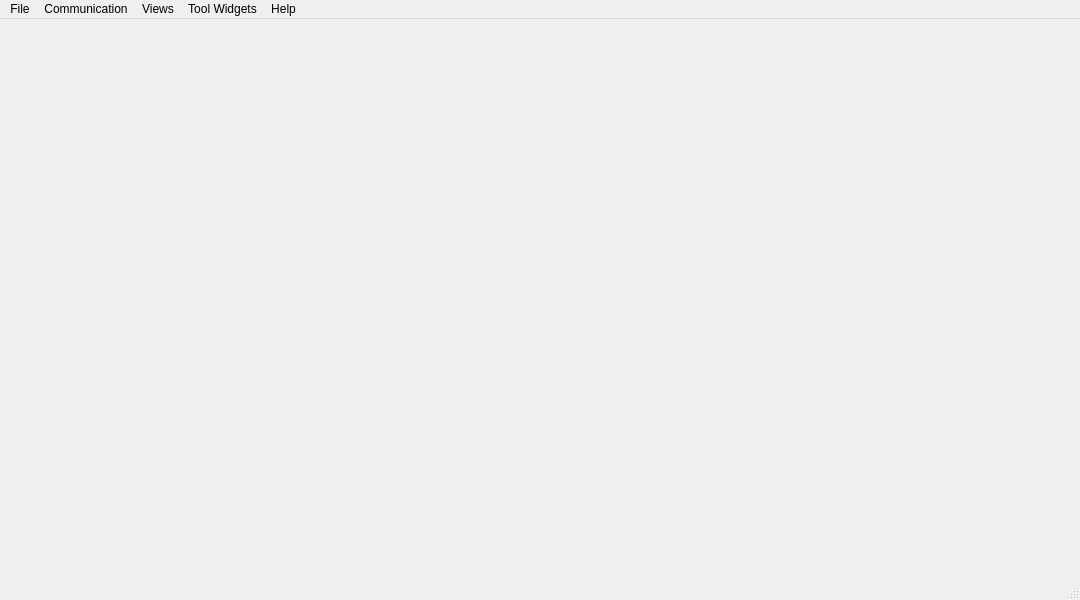
<?xml version="1.0" encoding="UTF-8"?>
<ui version="4.0">
 <class>MainWindow</class>
 <widget class="QMainWindow" name="MainWindow">
  <property name="geometry">
   <rect>
    <x>0</x>
    <y>0</y>
    <width>1080</width>
    <height>600</height>
   </rect>
  </property>
  <property name="minimumSize">
   <size>
    <width>1020</width>
    <height>576</height>
   </size>
  </property>
  <property name="baseSize">
   <size>
    <width>1100</width>
    <height>800</height>
   </size>
  </property>
  <property name="mouseTracking">
   <bool>false</bool>
  </property>
  <property name="windowTitle">
   <string>MGMainWindow</string>
  </property>
  <property name="styleSheet">
   <string notr="true"/>
  </property>
  <widget class="QWidget" name="centralWidget">
   <property name="sizePolicy">
    <sizepolicy hsizetype="MinimumExpanding" vsizetype="MinimumExpanding">
     <horstretch>0</horstretch>
     <verstretch>0</verstretch>
    </sizepolicy>
   </property>
   <property name="minimumSize">
    <size>
     <width>200</width>
     <height>150</height>
    </size>
   </property>
  </widget>
  <widget class="QMenuBar" name="menuBar">
   <property name="geometry">
    <rect>
     <x>0</x>
     <y>0</y>
     <width>1080</width>
     <height>25</height>
    </rect>
   </property>
   <widget class="QMenu" name="menuMGround">
    <property name="title">
     <string>File</string>
    </property>
    <widget class="QMenu" name="menuPreferences">
     <property name="title">
      <string>Display</string>
     </property>
     <addaction name="actionSelectStylesheet"/>
     <addaction name="actionReloadStylesheet"/>
    </widget>
    <addaction name="actionJoystick_Settings"/>
    <addaction name="actionSimulate"/>
    <addaction name="separator"/>
    <addaction name="actionMuteAudioOutput"/>
    <addaction name="actionJoystickSettings"/>
    <addaction name="menuPreferences"/>
    <addaction name="actionAdvanced_Mode"/>
    <addaction name="separator"/>
    <addaction name="actionExit"/>
   </widget>
   <widget class="QMenu" name="menuNetwork">
    <property name="title">
     <string>Communication</string>
    </property>
    <widget class="QMenu" name="menuAdd_Link">
     <property name="title">
      <string>Add Link</string>
     </property>
     <addaction name="actionSerial"/>
     <addaction name="actionTCP"/>
     <addaction name="actionUDP"/>
     <addaction name="actionUDPClient"/>
    </widget>
    <addaction name="menuAdd_Link"/>
    <addaction name="separator"/>
   </widget>
   <widget class="QMenu" name="menuTools">
    <property name="enabled">
     <bool>true</bool>
    </property>
    <property name="title">
     <string>Tool Widgets</string>
    </property>
    <addaction name="actionNewCustomWidget"/>
    <addaction name="actionLoadCustomWidgetFile"/>
    <addaction name="separator"/>
    <addaction name="actionTerminalConsole"/>
   </widget>
   <widget class="QMenu" name="menuHelp">
    <property name="title">
     <string>Help</string>
    </property>
    <addaction name="actionOnline_Documentation"/>
    <addaction name="actionProject_Roadmap_2"/>
    <addaction name="actionDeveloper_Credits"/>
    <addaction name="actionDebug_Console"/>
    <addaction name="actionCheck_For_Updates"/>
    <addaction name="separator"/>
    <addaction name="actionDonate"/>
    <addaction name="separator"/>
    <addaction name="actionAbout_APM_Planner_2_0"/>
   </widget>
   <widget class="QMenu" name="menuPerspectives">
    <property name="title">
     <string>Views</string>
    </property>
    <addaction name="actionFlightView"/>
    <addaction name="actionMissionView"/>
    <addaction name="actionHardwareConfig"/>
    <addaction name="actionSoftwareConfig"/>
    <addaction name="actionTerminalView"/>
    <addaction name="actionEngineersView"/>
    <addaction name="actionSimulationView"/>
    <addaction name="separator"/>
    <addaction name="actionFirmwareUpdateView"/>
    <addaction name="actionMavlinkView"/>
    <addaction name="actionUnconnectedView"/>
    <addaction name="separator"/>
    <addaction name="actionFullscreen"/>
    <addaction name="actionNormal"/>
   </widget>
   <addaction name="menuMGround"/>
   <addaction name="menuNetwork"/>
   <addaction name="menuPerspectives"/>
   <addaction name="menuTools"/>
   <addaction name="menuHelp"/>
  </widget>
  <widget class="QStatusBar" name="statusBar"/>
  <action name="actionExit">
   <property name="icon">
    <iconset resource="../../qgroundcontrol.qrc">
     <normaloff>:/files/images/actions/system-log-out.svg</normaloff>:/files/images/actions/system-log-out.svg</iconset>
   </property>
   <property name="text">
    <string>Exit</string>
   </property>
   <property name="shortcut">
    <string>Ctrl+Q</string>
   </property>
  </action>
  <action name="actionLiftoff">
   <property name="enabled">
    <bool>true</bool>
   </property>
   <property name="icon">
    <iconset resource="../../qgroundcontrol.qrc">
     <normaloff>:/files/images/control/launch.svg</normaloff>
     <normalon>:/files/images/control/launch.svg</normalon>:/files/images/control/launch.svg</iconset>
   </property>
   <property name="text">
    <string>Liftoff</string>
   </property>
  </action>
  <action name="actionLand">
   <property name="icon">
    <iconset resource="../../qgroundcontrol.qrc">
     <normaloff>:/files/images/control/land.svg</normaloff>:/files/images/control/land.svg</iconset>
   </property>
   <property name="text">
    <string>Land</string>
   </property>
  </action>
  <action name="actionEmergency_Land">
   <property name="icon">
    <iconset resource="../../qgroundcontrol.qrc">
     <normaloff>:/files/images/actions/process-stop.svg</normaloff>:/files/images/actions/process-stop.svg</iconset>
   </property>
   <property name="text">
    <string>Emergency Land</string>
   </property>
   <property name="shortcut">
    <string>Ctrl+E</string>
   </property>
  </action>
  <action name="actionEmergency_Kill">
   <property name="icon">
    <iconset resource="../../qgroundcontrol.qrc">
     <normaloff>:/files/images/actions/process-stop.svg</normaloff>:/files/images/actions/process-stop.svg</iconset>
   </property>
   <property name="text">
    <string>Kill UAS</string>
   </property>
   <property name="shortcut">
    <string>Ctrl+K</string>
   </property>
  </action>
  <action name="actionConfiguration">
   <property name="icon">
    <iconset resource="../../qgroundcontrol.qrc">
     <normaloff>:/files/images/categories/applications-system.svg</normaloff>:/files/images/categories/applications-system.svg</iconset>
   </property>
   <property name="text">
    <string>Preferences</string>
   </property>
   <property name="toolTip">
    <string>Open UAS Preferences</string>
   </property>
  </action>
  <action name="actionJoystickSettings">
   <property name="icon">
    <iconset resource="../../qgroundcontrol.qrc">
     <normaloff>:/files/images/devices/input-gaming.svg</normaloff>:/files/images/devices/input-gaming.svg</iconset>
   </property>
   <property name="text">
    <string>Joystick</string>
   </property>
   <property name="visible">
    <bool>true</bool>
   </property>
  </action>
  <action name="actionSimulate">
   <property name="checkable">
    <bool>true</bool>
   </property>
   <property name="icon">
    <iconset resource="../../qgroundcontrol.qrc">
     <normaloff>:/files/images/control/launch.svg</normaloff>:/files/images/control/launch.svg</iconset>
   </property>
   <property name="text">
    <string>Simulate</string>
   </property>
   <property name="toolTip">
    <string>Simulate one vehicle to test and evaluate this application</string>
   </property>
  </action>
  <action name="actionShow_Slugs_View">
   <property name="icon">
    <iconset resource="../../qgroundcontrol.qrc">
     <normaloff>:/files/images/contrib/slugs.png</normaloff>:/files/images/contrib/slugs.png</iconset>
   </property>
   <property name="text">
    <string>Show Slugs View</string>
   </property>
  </action>
  <action name="actionJoystick_Settings">
   <property name="icon">
    <iconset resource="../../qgroundcontrol.qrc">
     <normaloff>:/files/images/devices/input-gaming.svg</normaloff>:/files/images/devices/input-gaming.svg</iconset>
   </property>
   <property name="text">
    <string>Joystick Settings</string>
   </property>
   <property name="visible">
    <bool>false</bool>
   </property>
  </action>
  <action name="actionOnline_Documentation">
   <property name="icon">
    <iconset resource="../../qgroundcontrol.qrc">
     <normaloff>:/files/images/apps/utilities-system-monitor.svg</normaloff>:/files/images/apps/utilities-system-monitor.svg</iconset>
   </property>
   <property name="text">
    <string>Online Documentation</string>
   </property>
  </action>
  <action name="actionProject_Roadmap_2">
   <property name="icon">
    <iconset resource="../../qgroundcontrol.qrc">
     <normaloff>:/files/images/status/software-update-available.svg</normaloff>:/files/images/status/software-update-available.svg</iconset>
   </property>
   <property name="text">
    <string>Project Roadmap</string>
   </property>
  </action>
  <action name="actionDeveloper_Credits">
   <property name="icon">
    <iconset resource="../../qgroundcontrol.qrc">
     <normaloff>:/files/images/categories/preferences-system.svg</normaloff>:/files/images/categories/preferences-system.svg</iconset>
   </property>
   <property name="text">
    <string>Developer Credits</string>
   </property>
  </action>
  <action name="actionMissionView">
   <property name="checkable">
    <bool>true</bool>
   </property>
   <property name="icon">
    <iconset resource="../../qgroundcontrol.qrc">
     <normaloff>:/files/images/categories/applications-internet.svg</normaloff>:/files/images/categories/applications-internet.svg</iconset>
   </property>
   <property name="text">
    <string>Flight Plan</string>
   </property>
   <property name="shortcut">
    <string>Ctrl+2</string>
   </property>
  </action>
  <action name="actionEngineersView">
   <property name="checkable">
    <bool>true</bool>
   </property>
   <property name="icon">
    <iconset resource="../../qgroundcontrol.qrc">
     <normaloff>:/files/images/apps/utilities-system-monitor.svg</normaloff>:/files/images/apps/utilities-system-monitor.svg</iconset>
   </property>
   <property name="text">
    <string>Plot</string>
   </property>
   <property name="shortcut">
    <string>Ctrl+6</string>
   </property>
  </action>
  <action name="actionMavlinkView">
   <property name="checkable">
    <bool>true</bool>
   </property>
   <property name="icon">
    <iconset resource="../../qgroundcontrol.qrc">
     <normaloff>:/files/images/devices/network-wired.svg</normaloff>:/files/images/devices/network-wired.svg</iconset>
   </property>
   <property name="text">
    <string>Mavlink</string>
   </property>
   <property name="shortcut">
    <string>Meta+M</string>
   </property>
  </action>
  <action name="actionSelectStylesheet">
   <property name="icon">
    <iconset resource="../../qgroundcontrol.qrc">
     <normaloff>:/files/images/categories/applications-internet.svg</normaloff>:/files/images/categories/applications-internet.svg</iconset>
   </property>
   <property name="text">
    <string>Select Stylesheet</string>
   </property>
  </action>
  <action name="actionFlightView">
   <property name="checkable">
    <bool>true</bool>
   </property>
   <property name="icon">
    <iconset resource="../../qgroundcontrol.qrc">
     <normaloff>:/files/images/status/network-wireless-encrypted.svg</normaloff>:/files/images/status/network-wireless-encrypted.svg</iconset>
   </property>
   <property name="text">
    <string>Flight Data</string>
   </property>
   <property name="shortcut">
    <string>Ctrl+1</string>
   </property>
  </action>
  <action name="actionNewCustomWidget">
   <property name="icon">
    <iconset resource="../../qgroundcontrol.qrc">
     <normaloff>:/files/images/apps/utilities-system-monitor.svg</normaloff>:/files/images/apps/utilities-system-monitor.svg</iconset>
   </property>
   <property name="text">
    <string>New Custom Widget</string>
   </property>
  </action>
  <action name="actionMuteAudioOutput">
   <property name="checkable">
    <bool>true</bool>
   </property>
   <property name="icon">
    <iconset resource="../../qgroundcontrol.qrc">
     <normaloff>:/files/images/status/audio-volume-high.svg</normaloff>
     <normalon>:/files/images/status/audio-volume-muted.svg</normalon>
     <activeon>:/files/images/status/audio-volume-muted.svg</activeon>
     <selectedoff>:/files/images/status/audio-volume-high.svg</selectedoff>
     <selectedon>:/files/images/status/audio-volume-muted.svg</selectedon>:/files/images/status/audio-volume-high.svg</iconset>
   </property>
   <property name="text">
    <string>Mute Audio Output</string>
   </property>
  </action>
  <action name="actionUnconnectedView">
   <property name="checkable">
    <bool>true</bool>
   </property>
   <property name="icon">
    <iconset resource="../../qgroundcontrol.qrc">
     <normaloff>:/files/images/devices/network-wireless.svg</normaloff>:/files/images/devices/network-wireless.svg</iconset>
   </property>
   <property name="text">
    <string>Unconnected</string>
   </property>
   <property name="shortcut">
    <string>Meta+U</string>
   </property>
  </action>
  <action name="actionShutdownMAV">
   <property name="icon">
    <iconset resource="../../qgroundcontrol.qrc">
     <normaloff>:/files/images/actions/system-log-out.svg</normaloff>:/files/images/actions/system-log-out.svg</iconset>
   </property>
   <property name="text">
    <string>Shutdown MAV</string>
   </property>
   <property name="toolTip">
    <string>Shutdown the onboard computer - works not during flight</string>
   </property>
   <property name="statusTip">
    <string>Shutdown the onboard computer - works not during flight</string>
   </property>
  </action>
  <action name="actionReloadStylesheet">
   <property name="text">
    <string>Reload Stylesheet</string>
   </property>
   <property name="shortcut">
    <string>Meta+R</string>
   </property>
  </action>
  <action name="actionSettings">
   <property name="text">
    <string>Settings</string>
   </property>
  </action>
  <action name="actionFullscreen">
   <property name="text">
    <string>Fullscreen</string>
   </property>
   <property name="shortcut">
    <string>Meta+Return</string>
   </property>
  </action>
  <action name="actionNormal">
   <property name="text">
    <string>Normal</string>
   </property>
  </action>
  <action name="actionLoadCustomWidgetFile">
   <property name="icon">
    <iconset resource="../../qgroundcontrol.qrc">
     <normaloff>:/files/images/status/folder-drag-accept.svg</normaloff>:/files/images/status/folder-drag-accept.svg</iconset>
   </property>
   <property name="text">
    <string>Load Custom Widget File</string>
   </property>
  </action>
  <action name="actionFirmwareUpdateView">
   <property name="icon">
    <iconset resource="../../qgroundcontrol.qrc">
     <normaloff>:/files/images/status/software-update-available.svg</normaloff>:/files/images/status/software-update-available.svg</iconset>
   </property>
   <property name="text">
    <string>Firmware Update</string>
   </property>
   <property name="toolTip">
    <string>Update the firmware of one of the connected autopilots</string>
   </property>
  </action>
  <action name="actionSimulation_View">
   <property name="checkable">
    <bool>true</bool>
   </property>
   <property name="icon">
    <iconset resource="../../qgroundcontrol.qrc">
     <normaloff>:/files/images/control/launch.svg</normaloff>:/files/images/control/launch.svg</iconset>
   </property>
   <property name="text">
    <string>Simulation</string>
   </property>
   <property name="toolTip">
    <string>Open the simulation view</string>
   </property>
  </action>
  <action name="actionHardwareConfig">
   <property name="checkable">
    <bool>true</bool>
   </property>
   <property name="icon">
    <iconset resource="../../qgroundcontrol.qrc">
     <normaloff>:/files/images/categories/preferences-system.svg</normaloff>:/files/images/categories/preferences-system.svg</iconset>
   </property>
   <property name="text">
    <string>Intial Setup</string>
   </property>
   <property name="toolTip">
    <string>Configuration options of the vehicle.</string>
   </property>
   <property name="shortcut">
    <string>Ctrl+3</string>
   </property>
  </action>
  <action name="actionAdvanced_Mode">
   <property name="checkable">
    <bool>true</bool>
   </property>
   <property name="text">
    <string>Advanced Mode</string>
   </property>
  </action>
  <action name="actionSimulationView">
   <property name="checkable">
    <bool>true</bool>
   </property>
   <property name="icon">
    <iconset resource="../../qgroundcontrol.qrc">
     <normaloff>:/files/images/apps/accessories-calculator.svg</normaloff>:/files/images/apps/accessories-calculator.svg</iconset>
   </property>
   <property name="text">
    <string>Simulation</string>
   </property>
  </action>
  <action name="actionSoftwareConfig">
   <property name="checkable">
    <bool>true</bool>
   </property>
   <property name="icon">
    <iconset resource="../../qgroundcontrol.qrc">
     <normaloff>:/files/images/categories/applications-system.svg</normaloff>:/files/images/categories/applications-system.svg</iconset>
   </property>
   <property name="text">
    <string>Config/Tuning</string>
   </property>
   <property name="shortcut">
    <string>Ctrl+4</string>
   </property>
   <property name="menuRole">
    <enum>QAction::NoRole</enum>
   </property>
  </action>
  <action name="actionTerminalView">
   <property name="checkable">
    <bool>true</bool>
   </property>
   <property name="icon">
    <iconset resource="../../qgroundcontrol.qrc">
     <normaloff>:/files/images/apps/utilities-terminal.svg</normaloff>:/files/images/apps/utilities-terminal.svg</iconset>
   </property>
   <property name="text">
    <string>Terminal</string>
   </property>
   <property name="shortcut">
    <string>Ctrl+5</string>
   </property>
  </action>
  <action name="actionDebug_Console">
   <property name="checkable">
    <bool>false</bool>
   </property>
   <property name="text">
    <string>Show Debug Console</string>
   </property>
  </action>
  <action name="actionAbout_APM_Planner_2_0">
   <property name="text">
    <string>About APM Planner 2.0</string>
   </property>
  </action>
  <action name="actionCheck_For_Updates">
   <property name="text">
    <string>Check For Updates</string>
   </property>
  </action>
  <action name="actionLoad_tlog">
   <property name="text">
    <string>Load tlog</string>
   </property>
  </action>
  <action name="actionSerial">
   <property name="text">
    <string>Serial</string>
   </property>
  </action>
  <action name="actionTCP">
   <property name="text">
    <string>TCP</string>
   </property>
  </action>
  <action name="actionUDP">
   <property name="text">
    <string>UDP</string>
   </property>
  </action>
  <action name="actionTerminalConsole">
   <property name="text">
    <string>Terminal Console</string>
   </property>
   <property name="shortcut">
    <string>Ctrl+Shift+M</string>
   </property>
  </action>
  <action name="actionUDPClient">
   <property name="text">
    <string>UDP Client</string>
   </property>
   <property name="toolTip">
    <string>UDP Client</string>
   </property>
  </action>
  <action name="actionDonate">
   <property name="text">
    <string>Donate</string>
   </property>
  </action>
 </widget>
 <layoutdefault spacing="6" margin="11"/>
 <resources>
  <include location="../../qgroundcontrol.qrc"/>
 </resources>
 <connections>
  <connection>
   <sender>actionExit</sender>
   <signal>triggered()</signal>
   <receiver>MainWindow</receiver>
   <slot>close()</slot>
   <hints>
    <hint type="sourcelabel">
     <x>-1</x>
     <y>-1</y>
    </hint>
    <hint type="destinationlabel">
     <x>299</x>
     <y>199</y>
    </hint>
   </hints>
  </connection>
  <connection>
   <sender>actionFullscreen</sender>
   <signal>triggered()</signal>
   <receiver>MainWindow</receiver>
   <slot>showFullScreen()</slot>
   <hints>
    <hint type="sourcelabel">
     <x>-1</x>
     <y>-1</y>
    </hint>
    <hint type="destinationlabel">
     <x>399</x>
     <y>249</y>
    </hint>
   </hints>
  </connection>
  <connection>
   <sender>actionNormal</sender>
   <signal>triggered()</signal>
   <receiver>MainWindow</receiver>
   <slot>showNormal()</slot>
   <hints>
    <hint type="sourcelabel">
     <x>-1</x>
     <y>-1</y>
    </hint>
    <hint type="destinationlabel">
     <x>399</x>
     <y>249</y>
    </hint>
   </hints>
  </connection>
 </connections>
</ui>
